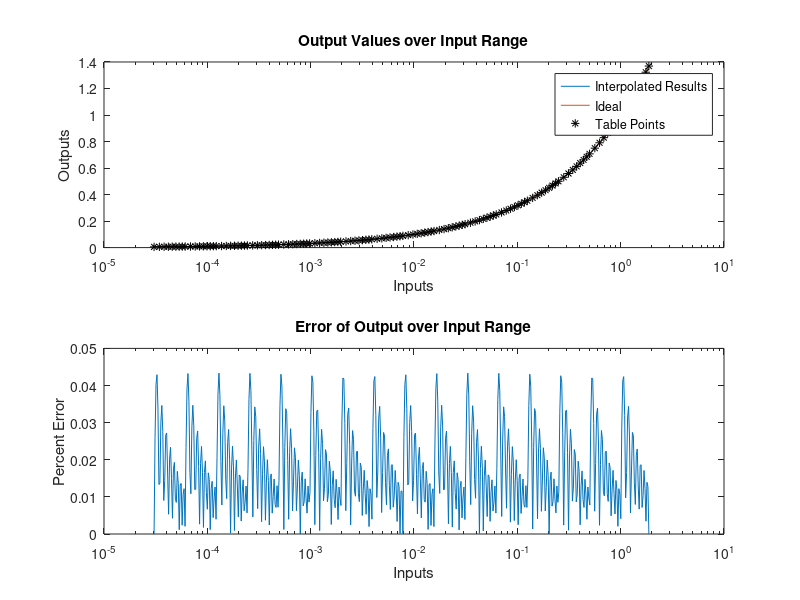

The MATLAB source for this figure:
%% TESTING OF PLUT INIT SCRIPTS
%
% This script is a copy of code used in the Programmable Look-Up Table's
% init script in the DSP_FPGA_Accelerated_Toolbox.

% Copyright 2020 Flat Earth Inc
%
% THE SOFTWARE IS PROVIDED "AS IS", WITHOUT WARRANTY OF ANY KIND, EXPRESS OR IMPLIED,
% INCLUDING BUT NOT LIMITED TO THE WARRANTIES OF MERCHANTABILITY, FITNESS FOR A PARTICULAR
% PURPOSE AND NONINFRINGEMENT. IN NO EVENT SHALL THE AUTHORS OR COPYRIGHT HOLDERS BE LIABLE
% FOR ANY CLAIM, DAMAGES OR OTHER LIABILITY, WHETHER IN AN ACTION OF CONTRACT, TORT OR OTHERWISE,
% ARISING FROM, OUT OF OR IN CONNECTION WITH THE SOFTWARE OR THE USE OR OTHER DEALINGS IN THE SOFTWARE.
%
% E. Bailey Galacci
% Flat Earth Inc
% 985 Technology Blvd
% Bozeman, MT 59718
% support@flatearthinc.com

clear; close all;
% User defined inputs to mask
tableFnParam = "xIn.^0.5";      % desired function
maxInput = 1;                   % highest expected input value
floorParam = 2^-15;             % low threshold input value
errorParam = 0.1;               % allowed % error of LUT
ERR_DIAG = true;                % flag to show table init
nBitsParam = 4;                 % manual setting of N_bits
mBitsParam = 5;                 % manual setting of M_bits
IGOTTHIS = false;               % flag for N/M manual override
W_bits = 32;                    % fixed-point word size
F_bits = 28;                    % fixed-point fractional size

%% PLUT INIT SCRIPT
%
% This script is a copy of code used in the Programmable Look-Up Table's
% init script in the DSP_FPGA_Accelerated_Toolbox.

% Copyright 2020 Flat Earth Inc
%
% THE SOFTWARE IS PROVIDED "AS IS", WITHOUT WARRANTY OF ANY KIND, EXPRESS OR IMPLIED,
% INCLUDING BUT NOT LIMITED TO THE WARRANTIES OF MERCHANTABILITY, FITNESS FOR A PARTICULAR
% PURPOSE AND NONINFRINGEMENT. IN NO EVENT SHALL THE AUTHORS OR COPYRIGHT HOLDERS BE LIABLE
% FOR ANY CLAIM, DAMAGES OR OTHER LIABILITY, WHETHER IN AN ACTION OF CONTRACT, TORT OR OTHERWISE,
% ARISING FROM, OUT OF OR IN CONNECTION WITH THE SOFTWARE OR THE USE OR OTHER DEALINGS IN THE SOFTWARE.
%
% E. Bailey Galacci
% Flat Earth Inc
% 985 Technology Blvd
% Bozeman, MT 59718
% support@flatearthinc.com

% things to display: table size, input bounds, function, accuracy
% things to figure out: M_bits, N_bits, Min_val, X_in table, Y_out table,
% max_error, ram_size, table_size 

binaryOffset = ceil(log2(maxInput)); % used for binary tricks, as well as identifying input range
if(IGOTTHIS)
    N_bits = nBitsParam;
    M_bits = mBitsParam;
else
    N_bits = ceil(log2(binaryOffset-log2(floorParam)+1));
    % M_bits needs to be defined later, as it must be just enough to meet
    % accuracy standards defined by user, with linear interpolation
    M_bits = 1; %this will be updated later as needed
end

repeatFlag = true;
while(repeatFlag)
    % Define a N point log2 spaced range of inputs, from 2^(d-(2^N_bits -1)) to almost 2^(d+1), 
    % this effectively covers the user defined input range, down to a floor
    % value.
    xIn = zeros(1, 2^(M_bits+N_bits));
    addr = 1;
    for NShifts = 2^N_bits-1:-1:0
        for M = 0:2^M_bits - 1
            xIn(addr) = 2^(binaryOffset-NShifts) + M*2^(binaryOffset-NShifts-M_bits);
            addr = addr+1;
        end
    end

    % use function to define output. note: function must contain input xIn
    % within the string to work properly, and the only output of the function
    % must be the table values.
    tableInit = eval(tableFnParam);

    RAM_SIZE = N_bits+M_bits;
    maxVal = 2^binaryOffset+ (2^M_bits -1)*2^(binaryOffset-M_bits);
    minVal = 2^(binaryOffset-(2^N_bits-1));
    %set_param(gcb,'MaskDisplay',"disp(sprintf('Programmable Look-up Table\nMemory Used = %d samples and coeffs\nClock Rate Needed = %d Hz', FIR_Uprate*2, Max_Rate)); port_label('input',1,'data'); port_label('input',2,'valid'); port_label('input',3,'Wr_Data'); port_label('input',4,'Wr_Addr'); port_label('input',5,'Wr_En'); port_label('output',1,'data'); port_label('output',2,'valid'); port_label('output',3,'RW_Dout');")

    %%%%%%%%%% check and identify error %%%%%%%%%%%
    % Define a set of test cases for the lookup table with log spaced points
    xTest = logspace(log10(minVal), log10(maxVal), 2^(RAM_SIZE+2));
    xTemp = xIn;
    xIn = xTest;
    % identify the values of the function at xTest
    yTest = eval(tableFnParam);

    % move lookup table values back to xIn
    xIn = xTemp;

    % Find lookup addresses for each point in xTest
    % Effectively assumes the highest input value, then decreases address until test input is greater than associated table input at that address
    addrTest = zeros(1,length(xTest));
    for it = 1:length(xTest)
        addrTest(it) = 2^RAM_SIZE;
        while(xTest(it) < xIn(addrTest(it)) && addrTest(it) ~= 1)   % find the address associated with an input value closest to and below xTest
            addrTest(it) = addrTest(it) - 1;
        end
        if(addrTest(it)==0)
            addrTest(it) = 1;
        end
    end

    % Check for any possible out of bounds errors (handled similarly in hardware)
    addrTest(addrTest == 2^RAM_SIZE) = 2^RAM_SIZE -1;

    % Get values for linear interpolation of xIn
    xLow  = xIn(addrTest);
    xHigh = xIn(addrTest+1);

    % apply point-slope formula to preform linear interpolation for the table readout
    yLow  = tableInit(addrTest);
    yHigh = tableInit(addrTest+1);
    slope  = (yHigh-yLow) ./ (xHigh - xLow);
    yInter = slope.*(xTest-xLow)+yLow;
    
    % percent error: obt-exp / exp
    %errorFloor = (yTest-yLow)./yTest;  % w/out linear interpolation
    errorInter = (yTest-yInter)./yTest; % w/ linear interpolation
    maxErr = max(abs(errorInter));
    %check while loop condition
    if(IGOTTHIS) 
        repeatFlag = false;
    else
        if(100*maxErr <= errorParam)
            repeatFlag = false;
        else
%             if(ERR_DIAG)
%                 f = msgbox(sprintf('Err = %.2d, M_bits = %d', 100*maxErr, M_bits),'Configuring PLUT','replace');
%             end
            
            % make table larger to increase accuracy. M_bits can increase
            % by more than 1 to save loops if error is far outside bounds
            if(100*maxErr > 8*errorParam)
                M_bits = M_bits+3;
            elseif(100*maxErr > 4*errorParam)
                M_bits = M_bits+2;
            else
                M_bits = M_bits+1;
            end
        end
    end
end%end while loop
% prinout graph of table values and error test
if(ERR_DIAG)
    figure(1); 
    f = msgbox(sprintf('Err = %.2d %%, Ram Size = %d bits  (2 by %d by %d)', 100*maxErr, 2*2^RAM_SIZE*W_bits, 2^RAM_SIZE, W_bits),'PLUT INIT','replace');
    subplot(2,1,1); semilogx(xTest,yInter, xTest,yTest,xIn,tableInit,'k*'); title('Output Values over Input Range'); xlabel('Inputs'); ylabel('Outputs'); legend('Interpolated Results','Ideal','Table Points');
    subplot(2,1,2); semilogx(xTest,100*errorInter); title('Error of Output over Input Range'); xlabel('Inputs'); ylabel('Percent Error');
end

% Some testing variables. Uncomment if desired.
%maxFloorErrTot = max(maxFloorErr);
%maxInterErrTot = max(maxInterErr);

% This line is uncommented for the mask script.
%set_param(gcb,'MaskDisplay',"disp(sprintf(['Programmable Look-Up Table\nMemory Used: %d bits\n' tableFnParam ': %.2d <= x <= %.2d\n Maximum Error: %.2d %'], 2*2^RAM_SIZE*W_bits, minVal, maxVal, 100*maxErr)); port_label('input',1,'Data_In'); port_label('input',2,'Table_Wr_Data'); port_label('input',3,'Table_Wr_Addr'); port_label('input',4,'Table_Wr_En'); port_label('output',1,'Data_Out'); port_label('output',2,'Table_RW_Dout');")

